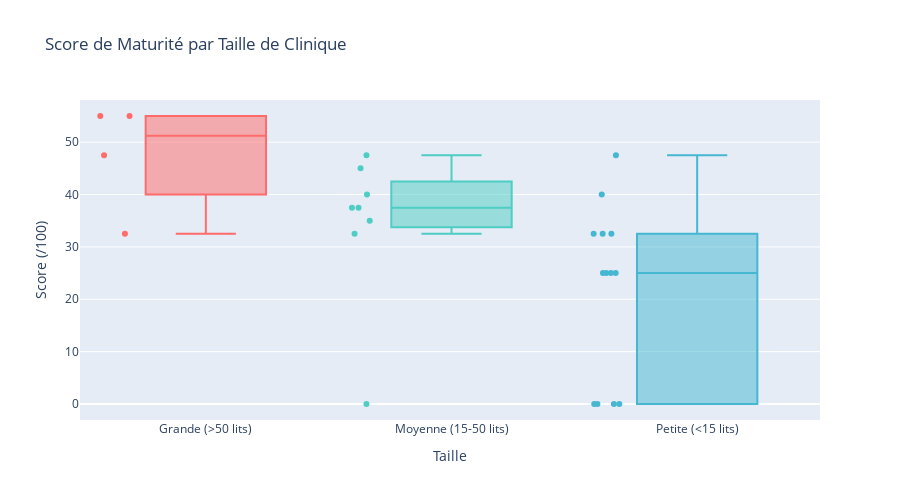

The cell this chart's notebook holds for it:
### Markdown cell above
## 4. Analyse par Taille de Clinique

### Code cell
# Catégorisation par taille
df['size_category'] = pd.cut(
    df['number_of_beds'],
    bins=[0, 15, 50, float('inf')],
    labels=['Petite (<15 lits)', 'Moyenne (15-50 lits)', 'Grande (>50 lits)']
)

# Analyse par taille
size_analysis = df.groupby('size_category')['maturity_score'].agg([
    ('Nombre', 'count'),
    ('Moyenne', 'mean'),
    ('Médiane', 'median'),
    ('Min', 'min'),
    ('Max', 'max'),
    ('Écart-type', 'std')
]).round(1)

print("📏 Analyse de Maturité par Taille:")
print(size_analysis)

# Visualisation
fig = px.box(
    df,
    x='size_category',
    y='maturity_score',
    points='all',
    title='Score de Maturité par Taille de Clinique',
    labels={'size_category': 'Taille', 'maturity_score': 'Score (/100)'},
    color='size_category',
    color_discrete_sequence=['#FF6B6B', '#4ECDC4', '#45B7D1']
)
fig.update_layout(height=500, showlegend=False)
fig.show()

### Figure 1 — Plotly figure (JSON) as saved in the notebook; plotly's stock layout.template omitted (floating-point values rounded to 4 significant figures)
{"data": [{"alignmentgroup": "True", "boxpoints": "all", "hovertemplate": "Taille=%{x}<br>Score (/100)=%{y}<extra></extra>", "legendgroup": "Grande (>50 lits)", "marker": {"color": "#FF6B6B"}, "name": "Grande (>50 lits)", "notched": false, "offsetgroup": "Grande (>50 lits)", "orientation": "v", "showlegend": true, "type": "box", "x": ["Grande (>50 lits)", "Grande (>50 lits)", "Grande (>50 lits)", "Grande (>50 lits)"], "x0": " ", "xaxis": "x", "y": [55, 55, 47.5, 32.5], "y0": " ", "yaxis": "y"}, {"alignmentgroup": "True", "boxpoints": "all", "hovertemplate": "Taille=%{x}<br>Score (/100)=%{y}<extra></extra>", "legendgroup": "Moyenne (15-50 lits)", "marker": {"color": "#4ECDC4"}, "name": "Moyenne (15-50 lits)", "notched": false, "offsetgroup": "Moyenne (15-50 lits)", "orientation": "v", "showlegend": true, "type": "box", "x": ["Moyenne (15-50 lits)", "Moyenne (15-50 lits)", "Moyenne (15-50 lits)", "Moyenne (15-50 lits)", "Moyenne (15-50 lits)", "Moyenne (15-50 lits)", "Moyenne (15-50 lits)", "Moyenne (15-50 lits)"], "x0": " ", "xaxis": "x", "y": [37.5, 37.5, 35, 40, 0, 32.5, 47.5, 45], "y0": " ", "yaxis": "y"}, {"alignmentgroup": "True", "boxpoints": "all", "hovertemplate": "Taille=%{x}<br>Score (/100)=%{y}<extra></extra>", "legendgroup": "Petite (<15 lits)", "marker": {"color": "#45B7D1"}, "name": "Petite (<15 lits)", "notched": false, "offsetgroup": "Petite (<15 lits)", "orientation": "v", "showlegend": true, "type": "box", "x": ["Petite (<15 lits)", "Petite (<15 lits)", "Petite (<15 lits)", "Petite (<15 lits)", "Petite (<15 lits)", "Petite (<15 lits)", "Petite (<15 lits)", "Petite (<15 lits)", "Petite (<15 lits)", "Petite (<15 lits)", "Petite (<15 lits)", "Petite (<15 lits)", "Petite (<15 lits)"], "x0": " ", "xaxis": "x", "y": [25, 47.5, 0, 40, 25, 0, 25, 0, 25, 32.5, 32.5, 32.5, 0], "y0": " ", "yaxis": "y"}], "layout": {"boxmode": "overlay", "height": 500, "legend": {"title": {"text": "Taille"}, "tracegroupgap": 0}, "showlegend": false, "title": {"text": "Score de Maturité par Taille de Clinique"}, "xaxis": {"anchor": "y", "categoryarray": ["Grande (>50 lits)", "Moyenne (15-50 lits)", "Petite (<15 lits)", null], "categoryorder": "array", "domain": [0, 1], "title": {"text": "Taille"}}, "yaxis": {"anchor": "x", "domain": [0, 1], "title": {"text": "Score (/100)"}}}}
